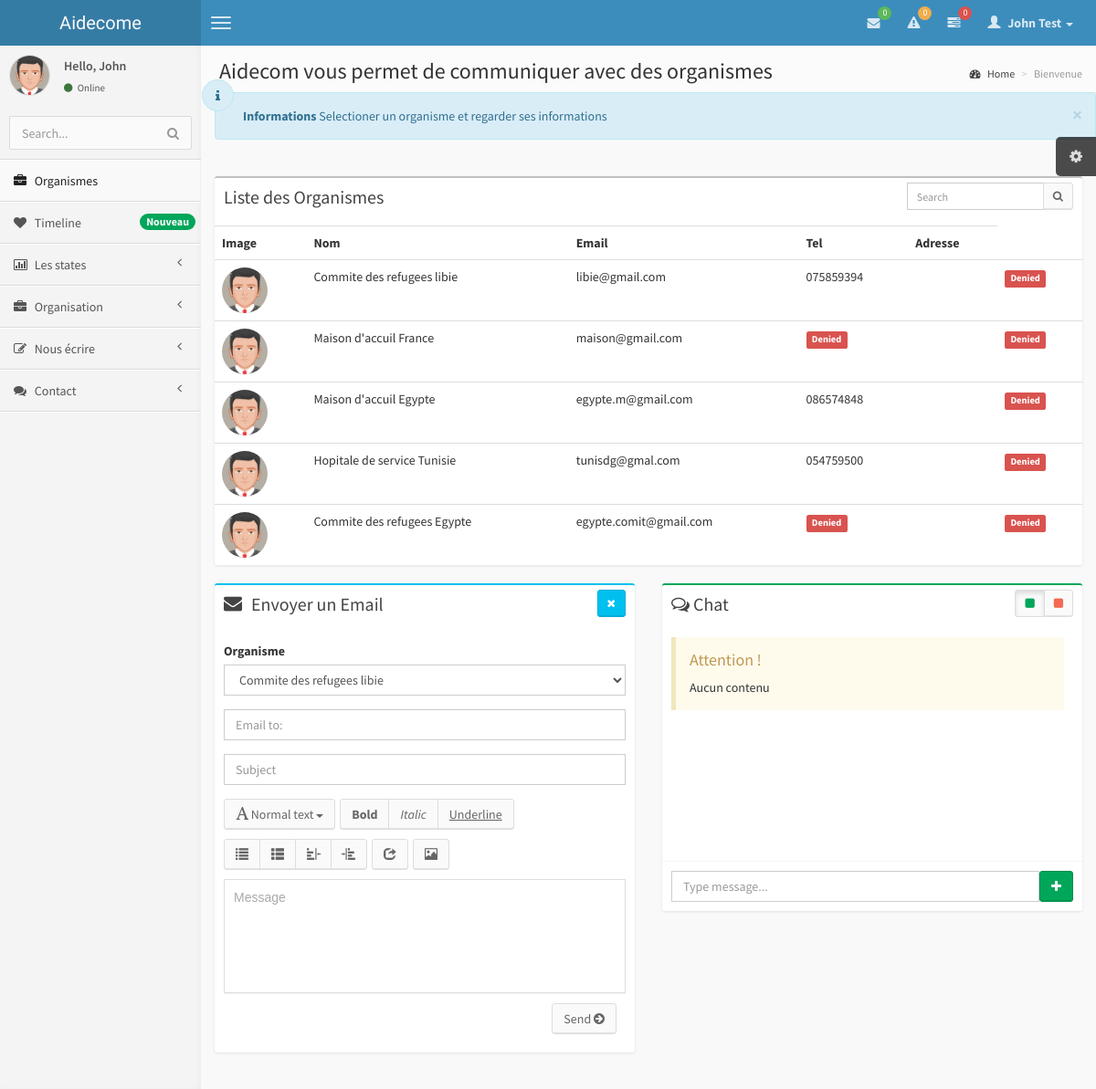
/Home/list.php?show=organisme (signed in), run on the app's committed database.
### tables this page shows
CREATE TABLE IF NOT EXISTS `accounts` (
  `id` text,
  `mail` text,
  `passe` text,
  `about` text,
  `full_name` text,
  `date` timestamp NULL DEFAULT CURRENT_TIMESTAMP,
  `ip` text,
  `grade` text,
  `url` text,
  `rt` text,
  `ban` int(11) DEFAULT NULL,
  `image` text,
  `isconnected` int(11) DEFAULT NULL,
  `used` int(11) DEFAULT NULL,
  `ref` text,
  `vote` decimal(65,0) DEFAULT NULL,
  `class` text,
  `ecole` text,
  `numero` text,
  `urlfb` text,
  `pays` text,
  `msgact` text,
  `statut` text,
  `datnais` text,
  `couverture` text,
  `lastst` text,
  `first_name` text,
  `last_name` text,
  `username` text
);

CREATE TABLE IF NOT EXISTS `aidecom_organismes` (
  `id` text,
  `name` text,
  `email` text,
  `tel` text,
  `adresse` text,
  `chef` text
);

### Modules/config.aidecom.php (called while the page is built, shortened)
<?php
$name  = "Aidecome" ;
$database_busapp = "aidecom";
$db_prefix = "aidecom_";
?>

### Modules/session.aidecom.php (called while the page is built, shortened)
<?php
if (!function_exists("GetSQLValueString")) {
function GetSQLValueString($theValue, $theType, $theDefinedValue = "", $theNotDefinedValue = "")
{
  $theValue = function_exists("mysql_real_escape_string") ? mysql_real_escape_string($theValue) : mysql_escape_string($theValue);
  switch ($theType) {
    case "text":
      $theValue = ($theValue != "") ? "'" . $theValue . "'" : "NULL";
      break;
  }
  return $theValue;
}
}
class session
{
    public function is_connected(){
        include("config.aidecom.php");
    }
}
class informations
{
    public function get_element($element){
        include("config.aidecom.php");
        $colname_user_info = "-1";
        if (isset($_SESSION['AIDECOM_USERNAME'])) {
             $colname_user_info = $_SESSION['AIDECOM_USERNAME'];
        }
        $query_user_info = sprintf("SELECT * FROM accounts WHERE mail = %s", GetSQLValueString($colname_user_info, "text"));
        $user_info = mysql_query($query_user_info, $busapp) or die(mysql_error());
        $row_user_info = mysql_fetch_assoc($user_info);
        return $row_user_info[$element] ;
    }
    public function return_id($get_info){
        include("config.aidecom.php");
        $colname_user_info = "-1";
        if (isset($_SESSION['AIDECOM_USERNAME'])) {
             $colname_user_info = $_SESSION['AIDECOM_USERNAME'];
        }
        $query_user_info = sprintf("SELECT * FROM accounts WHERE mail = %s", GetSQLValueString($colname_user_info, "text"));
        $user_info = mysql_query($query_user_info, $busapp) or die(mysql_error());
        $row_user_info = mysql_fetch_assoc($user_info);
        return $row_user_info['id'];
    }
}
?>

### Home/list.php (the view, shortened to what this page needs)
<?php
require_once("../modules/config.aidecom.php");
require_once("../modules/session.aidecom.php");
require_once("../modules/options.aidecom.php");
$get_info = new informations;
$options = new option;
?>
<!DOCTYPE html>
<html>
    <head>
        <link href="css/bootstrap.min.css" rel="stylesheet" type="text/css" />
        <link href="css/font-awesome.min.css" rel="stylesheet" type="text/css" />
        <link href="css/ionicons.min.css" rel="stylesheet" type="text/css" />
        <link href="css/morris/morris.css" rel="stylesheet" type="text/css" />
        <link href="css/jvectormap/jquery-jvectormap-1.2.2.css" rel="stylesheet" type="text/css" />
        <link href="css/fullcalendar/fullcalendar.css" rel="stylesheet" type="text/css" />
        <link href="css/daterangepicker/daterangepicker-bs3.css" rel="stylesheet" type="text/css" />
        <link href="css/bootstrap-wysihtml5/bootstrap3-wysihtml5.min.css" rel="stylesheet" type="text/css" />
        <link href="css/AdminLTE.css" rel="stylesheet" type="text/css" />
    </head>
    <body class="skin-blue">
        <header class="header">
            <a href="index.php" class="logo">
                <?php echo $name; ?>
            </a>
            <nav class="navbar navbar-static-top" role="navigation">
                <a href="#" class="navbar-btn sidebar-toggle" data-toggle="offcanvas" role="button">
                    <span class="icon-bar"></span>
                    <span class="icon-bar"></span>
                    <span class="icon-bar"></span>
                </a>
                <?php include("inc/notifbar.aidecom.php"); ?>
            </nav>
        </header>
        <div class="wrapper row-offcanvas row-offcanvas-left">
            <aside class="left-side sidebar-offcanvas">
                <section class="sidebar">
                    <div class="user-panel">
                        <div class="pull-left image">
                            <img src="img/avatar5.png" class="img-circle" alt="User Image" />
                        </div>
                        <div class="pull-left info">
                            <p>Hello, <?php echo $get_info->get_element("first_name"); ?></p>
                            <a href="#"><i class="fa fa-circle text-success"></i> Online</a>
                        </div>
                    </div>
                    <form action="#" method="get" class="sidebar-form">
                        <div class="input-group">
                            <input type="text" name="q" class="form-control" placeholder="Search..."/>
                            <span class="input-group-btn">
                                <button type='submit' name='seach' id='search-btn' class="btn btn-flat"><i class="fa fa-search"></i></button>
                            </span>
                        </div>
                    </form>
                    <?php  include("inc/menu.aidecom.php");  ?>
                </section>
            </aside>
            <aside class="right-side">
<section class="content-header">
    <h1>
        Aidecom vous permet de communiquer avec des organismes
    </h1>
    <ol class="breadcrumb">
        <li><a href="#"><i class="fa fa-dashboard"></i> Home</a></li>
        <li class="active">Bienvenue</li>
    </ol>
</section>
 <div class="alert alert-info alert-dismissable">
                                        <i class="fa fa-info"></i>
                                        <button type="button" class="close" data-dismiss="alert" aria-hidden="true">&times;</button>
                                        <b>Informations </b> Selectioner un organisme et regarder ses informations
</div>
<section class="content">
                    <div class="row">
                        <div class="col-xs-12 connectedSortable">
                             <?php
        switch($_GET['show']){
            case "organisme":
                $options->draw_tab();
                break;
        }
    ?>
                        </div>
                    </div>
                    <div class="row">
                        <section class="col-lg-6 connectedSortable">
                            <div class="box box-info">
                                <div class="box-header">
                                    <i class="fa fa-envelope"></i>
                                    <h3 class="box-title">Envoyer un Email</h3>
                                    <div class="pull-right box-tools">
                                        <button class="btn btn-info btn-sm" data-widget="remove" data-toggle="tooltip" title="Remove"><i class="fa fa-times"></i></button>
                                    </div>
                                </div>
                                <div class="box-body">
                                <?php
                                include("../modules/config.aidecom.php");
                                $maxRows_gsoc = 10;
                                $pageNum_gsoc = 0;
                                $startRow_gsoc = $pageNum_gsoc * $maxRows_gsoc;
                                $query_gsoc = "SELECT * FROM ". $db_prefix ."organismes";
                                $query_limit_gsoc = sprintf("%s LIMIT %d, %d", $query_gsoc, $startRow_gsoc, $maxRows_gsoc);
                                $gsoc = mysql_query($query_limit_gsoc, $busapp) or die(mysql_error());
                                $row_gsoc = mysql_fetch_assoc($gsoc);
                                 ?>
                                <div id="mail_form">
                                    <form  action="#" method="post">
                                        <div class="form-group">
                                            <label>Organisme</label>
                                            <select id ="select_organisme" class="form-control" onchange="draw_email(this)">
                                            <?php
                                            do{
                                             ?>
                                                <option id="<?php echo $row_gsoc['id']; ?>"><?php echo $row_gsoc['name']; ?></option>
                                            <?php }while($row_gsoc = mysql_fetch_assoc($gsoc)); ?>
                                            </select>
                                        </div>
                                        <div id="email_orga" class="form-group">
                                            <input id="email_orga" type="email" class="form-control" name="emailto" placeholder="Email to:"/>
                                        </div>
                                        <div class="form-group">
                                            <input id="subject" type="text" class="form-control" name="subject" placeholder="Subject"/>
                                        </div>
                                        <div>
                                        </div>
                                    </form>
                                </div>
                                <div id ="div_btn_send" class="box-footer clearfix">
                                    <button class="pull-right btn btn-default" id="sendEmail" onclick="send_mail(this)">Send <i class="fa fa-arrow-circle-right"></i></button>
                                </div>
                            </div>
                            </div>
                        </section>
                        <section class="col-lg-6 connectedSortable">
                            <?php include("chat.php"); ?>
                        </section>
                    </div>
                </section>
            </aside>
        </div>
    </body>
</html>

### Home/inc/notifbar.aidecom.php (shortened to what this page needs)
<?php
require_once("../modules/config.aidecom.php");
?>
<div class="navbar-right">
                    <ul class="nav navbar-nav">
                        <li class="dropdown messages-menu">
                            <a href="#" class="dropdown-toggle" data-toggle="dropdown">
                                <i class="fa fa-envelope"></i>
                                <span class="label label-success">0</span>
                            </a>
                        </li>
                        <li class="dropdown notifications-menu">
                            <a href="#" class="dropdown-toggle" data-toggle="dropdown">
                                <i class="fa fa-warning"></i>
                                <span class="label label-warning">0</span>
                            </a>
                        </li>
                        <li class="dropdown tasks-menu">
                            <a href="#" class="dropdown-toggle" data-toggle="dropdown">
                                <i class="fa fa-tasks"></i>
                                <span class="label label-danger">0</span>
                            </a>
                        </li>
                        <li class="dropdown user user-menu">
                            <a href="#" class="dropdown-toggle" data-toggle="dropdown">
                                <i class="glyphicon glyphicon-user"></i>
                                <span><?php echo $get_info->get_element("full_name"); ?> <i class="caret"></i></span>
                            </a>
                        </li>
                    </ul>
                </div>

### Modules/options.aidecom.php (shortened to what this page needs)
<?php
class option{
	public function draw_tab(){
        include("config.aidecom.php");
        $maxRows_gsoc = 10;
        $pageNum_gsoc = 0;
        $startRow_gsoc = $pageNum_gsoc * $maxRows_gsoc;
        $query_gsoc = "SELECT * FROM ". $db_prefix ."organismes";
        $query_limit_gsoc = sprintf("%s LIMIT %d, %d", $query_gsoc, $startRow_gsoc, $maxRows_gsoc);
        $gsoc = mysql_query($query_limit_gsoc, $busapp) or die(mysql_error());
        $row_gsoc = mysql_fetch_assoc($gsoc);
		echo '<div class="box">
                                <div class="box-header">
                                    <h3 class="box-title">Liste des Organismes</h3>
                                    <div class="box-tools">
                                        <div class="input-group">
                                            <input type="text" name="table_search" class="form-control input-sm pull-right" style="width: 150px;" placeholder="Search"/>
                                            <div class="input-group-btn">
                                                <button class="btn btn-sm btn-default"><i class="fa fa-search"></i></button>
                                            </div>
                                        </div>
                                    </div>
                                </div>
                                <div class="box-body table-responsive no-padding">
                                    <table class="table table-hover">
                                        <tr>
                                            <th>Image</th>
                                            <th>Nom</th>
                                            <th>Email</th>
                                            <th>Tel</th>
                                            <th>Adresse</th>
                                        </tr>';
                                    do{
                                    echo'    <tr>
                                            <td><img src="img/avatar5.png" class="img-circle" alt="User Image" width="50" height="50" /></td>
                                            <td>'. $this->draw_info($row_gsoc['name']) .'</td>
                                            <td>'. $this->draw_info($row_gsoc['email']) .'</td>
                                            <td>'. $this->draw_info($row_gsoc['tel']) .'</td>
                                            <td></td>
                                            <td>'. $this->draw_info($row_gsoc['adresse']) .'</td>
                                        </tr>';
                                    }while($row_gsoc = mysql_fetch_assoc($gsoc));
                                    echo '</table>
                                </div>
                            </div>';
	}
	public function draw_info($info){
		if($info == ""){
			return '<span class="label label-danger">Denied</span>';
		}else {
			return $info;
		}
	}
}
?>

### data on the page
accounts: full_name "John Test", first_name "John"
aidecom_organismes: name "Commite des refugees libie", email "libie@gmail.com", tel "075859394"
aidecom_organismes: name "Maison d'accuil France", email "maison@gmail.com"
aidecom_organismes: name "Maison d'accuil Egypte", email "egypte.m@gmail.com", tel "086574848"
aidecom_organismes: name "Hopitale de service Tunisie", email "tunisdg@gmal.com", tel "054759500"
aidecom_organismes: name "Commite des refugees Egypte", email "egypte.comit@gmail.com"

### other printed values
$name "Aidecome"
form field value "Commite des refugees libie"
